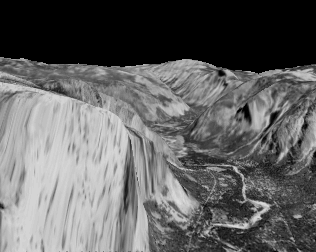
#> input picture Optical_flow/data/yosemite/yos9.png, 316 x 252 px
$ python gradhorn.py
#> lines starting #> are read from the running program, lines starting #| are printed output that depends on the picture
#> further down, I1 is the input picture: shape (252, 316) float32; min 0, max 0.863, mean 0.39
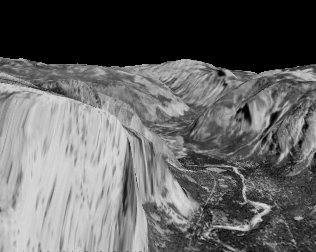
#> input picture Optical_flow/data/yosemite/yos10.png, 316 x 252 px
#> further down, I2 is the input picture: shape (252, 316) float32; min 0, max 0.863, mean 0.391
### Optical_flow/code/middlebury.py
## Middlebury color representation
##
## according to Matlab source code of Deqing Sun (dqsun@cs.brown.edu)
## Python translation by Dominique Bereziat (dominique.bereziat@lip6.fr)

import numpy as np
import os

def computeColor( W, norma=False):
    """ Compute a colormap according the Middlebury convention """

    def colorWheel():
        """ internal function """
        RY,YG,GC = 15,6,4
        CB,BM,MR = 11,13,6

        ncols = RY+YG+GC+CB+BM+MR
        colwheel = np.zeros((ncols,3),dtype=np.uint8)

        col = 0
        colwheel[:RY,0] = 255
        colwheel[:RY,1] = np.floor(255*np.arange(RY)/RY)
        col += RY

        colwheel[col:col+YG,0] = 255 - np.floor(255*np.arange(YG)/YG)
        colwheel[col:col+YG,1] = 255
        col += YG

        colwheel[col:col+GC,1] = 255
        colwheel[col:col+GC,2] = np.floor(255*np.arange(GC)/GC)
        col += GC

        colwheel[col:col+CB,1] = 255 - np.floor(255*np.arange(CB)/CB)
        colwheel[col:col+CB,2] = 255
        col += CB

        colwheel[col:col+BM,2] = 255
        colwheel[col:col+BM,0] = np.floor(255*np.arange(BM)/BM)
        col += BM

        colwheel[col:col+MR,2] = 255 - np.floor(255*np.arange(MR)/MR)
        colwheel[col:col+MR,0] = 255

        return colwheel

#    U = U1.copy()
#    V = V1.copy()
    U,V = W[:,:,0], W[:,:,1]
    nanIdx = np.isnan(U) | np.isnan(V)
    U[nanIdx] = 0
    V[nanIdx] = 0

    colwheel = colorWheel()
    ncols = colwheel.shape[0]

    rad = np.sqrt(U**2+V**2)
    if norma:
        U /= np.max(rad)
        V /= np.max(rad)
        rad = np.sqrt(U**2+V**2)

    a = np.arctan2(-V,-U)/np.pi

    fk = (a+1)/2 * (ncols-1) # -1~1 maped to 0~ncols-1
    k0 = np.uint8(np.floor(fk))
    k1 = (k0+1)%ncols
    f = fk - k0
    img = np.empty((U.shape[0],U.shape[1],3),dtype=np.uint8)

    for i in range(3):
        tmp = colwheel[:,i]
        col0 = tmp[k0]/255;
        col1 = tmp[k1]/255;
        col = (1-f)*col0 + f*col1
        idx = rad <=1
        col[idx] = 1 - rad[idx] * (1-col[idx])
        col[~idx] *= 0.75
        # img[:,:,i] = np.uint8(np.floor(255*col*(1-nanIdx)))
        img[:,:,2-i] = np.uint8(np.floor(255*col*(1-nanIdx)))
    return img


TAG_FLOAT = 202021.25

# [14 lines left out: function readflo, not called in this run]

# [19 lines that do not run on import are left out]

### Optical_flow/code/gradhorn.py
import numpy as np
import matplotlib.pyplot as plt
from middlebury import *


# [12 lines of commented-out code are left out]


def gradhorn(I1,I2):
    dx=np.empty((I1.shape[0],I1.shape[1]))
    dy=np.empty((I1.shape[0],I1.shape[1]))
    dz=np.empty((I1.shape[0],I1.shape[1]))

    dx[:,-1]=0.0
    dx[-1,:]=0.0
    dy[:,-1]=0.0
    dy[-1,:]=0.0
    dz[:,-1]=0.0
    dz[-1,:]=0.0

    dx[:-1,:-1]= I1[:-1,1:] #i j+1
    dx[:-1,:-1]-=I1[:-1,:-1] #i j
    dx[:-1,:-1]+= I1[1:,1:]  #i+1 j+1
    dx[:-1,:-1]-=I1[1:,:-1]  #i+1 j

    dx[:-1,:-1]+= I2[:-1,1:]  #i j+1
    dx[:-1,:-1]-=I2[:-1,:-1] #i j
    dx[:-1,:-1]+= I2[1:,1:]  #i+1 j+1
    dx[:-1,:-1]-=I2[1:,:-1]  #i+1 j

    dy[:-1,:-1]= I1[1:,:-1] #i j+1
    dy[:-1,:-1]-=I1[:-1,:-1] #i j
    dy[:-1,:-1]+= I1[1:,1:]  #i+1 j+1
    dy[:-1,:-1]-=I1[:-1,1:]  #i+1 j

    dy[:-1,:-1]+= I2[1:,:-1]  #i j+1
    dy[:-1,:-1]-=I2[:-1,:-1] #i j
    dy[:-1,:-1]+= I2[1:,1:]  #i+1 j+1
    dy[:-1,:-1]-=I2[:-1,1:]  #i+1 j

    dz[:-1,:-1]= I2[:-1,:-1] #i j+1
    dz[:-1,:-1]-= I1[:-1,:-1] #i j
    dz[:-1,:-1]+= I2[1:,:-1]  #i+1 j+1
    dz[:-1,:-1]-=I1[1:,:-1]  #i+1 j

    dz[:-1,:-1]+= I2[:-1,1:]  #i j+1
    dz[:-1,:-1]-=I1[:-1,1:] #i j
    dz[:-1,:-1]+= I2[1:,1:]  #i+1 j+1
    dz[:-1,:-1]-=I1[1:,1:]  #i+1 j
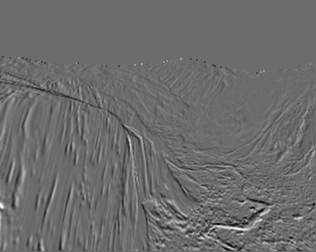
#> dz: shape (252, 316) float64; min -1.68, max 2.27, mean 0.00152; drawn with min black and max white

    return dx*0.25,dy*0.25,dz*0.25

if __name__ == "__main__":
    I1 = plt.imread("../data/yosemite/yos9.png")
    I2 = plt.imread("../data/yosemite/yos10.png")
    #I1 = plt.imread("../data/square/square9.png")
    #I2 = plt.imread("../data/square/square10.png")
    Ix,Iy,It = gradhorn(I1,I2)
    fig = plt.figure()
    fig.add_subplot(2, 2, 1)
    plt.imshow(Ix)
    plt.title('I_x')
    fig.add_subplot(2, 2, 2)
    plt.imshow(Iy)
    plt.title('I_y')
    fig.add_subplot(2, 2, 3)
    plt.imshow(It)
    plt.title('I_t')
    fig.add_subplot(2, 2, 4)
    plt.imshow(computeColor(np.dstack((Ix, Iy))))
#> in computeColor, `nanIdx = np.isnan(U) | np.isnan(V)`: nanIdx: shape (252, 316) bool; every value is 0
#> in computeColor, `a = np.arctan2(-V,-U)/np.pi`:
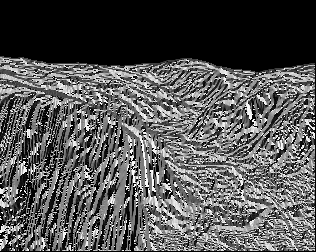
#> a: shape (252, 316) float64; min -1, max 1, mean -0.33; drawn with min black and max white
#> in computeColor, `k0 = np.uint8(np.floor(fk))`:
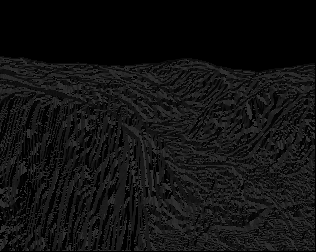
#> k0: shape (252, 316); min 0, max 53, mean 17.7
#> in computeColor, `f = fk - k0`:
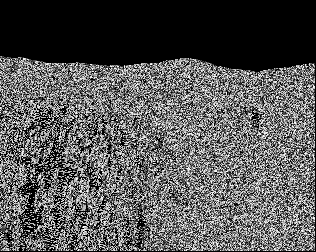
#> f: shape (252, 316) float64; min 0, max 1, mean 0.339
#> the loop in computeColor, `for i in range(3):` made 3 passes
#> pass 1, in computeColor, `col1 = tmp[k1]/255;`:
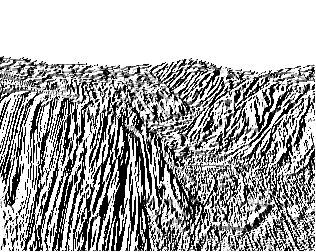
#> col1: shape (252, 316) float64; min 0, max 1, mean 0.663
#> after the loop in computeColor, `for i in range(3):`:
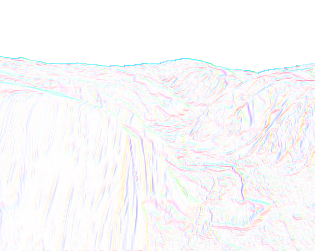
#> img: shape (252, 316, 3); mean of channels 0, 1, 2 249.5, 248.7, 249.9; drawn as R, G, B
    plt.title('computeColor')
    plt.show()
